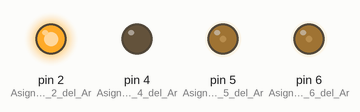
Simulated run of this sketch. Board: Arduino Uno, built with avr-gcc and run on an emulated ATmega328P. On the bench: output pins drawn as LEDs (lit = HIGH).

Above: at 0.05 s.
At 4.0 s:
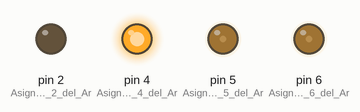
At 7.95 s:
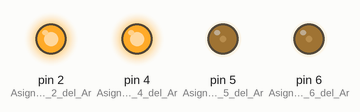
Timing chart, 0 to 9.2 s (numbered marks = the images above):
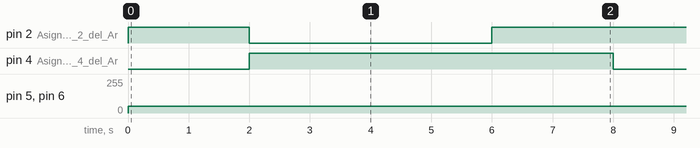

Measured:
- by itself, pin 2 (Asignamos_el_pin_2_del_Ar): repeats every 8.0 s: LOW 4.0 s, HIGH 4.0 s
- by itself, pin 4 (Asignamos_el_pin_4_del_Ar): alternates HIGH for 6.0 s and LOW for 2.0 s
- by itself, pin 5 (Asignamos_el_pin_5_del_Ar), pin 6 (Asignamos_el_pin_6_del_Ar): 0/255 → 50/255 at 0.00 s

The sketch:

01MovimientosBasicos.ino
```cpp
void setup(){
  pinMode(2, OUTPUT); // Asignamos el pin 2 del Arduino como salida.
  pinMode(5, OUTPUT); // Asignamos el pin 5 del Arduino como salida.
  pinMode(4, OUTPUT); // Asignamos el pin 4 del Arduino como salida.
  pinMode(6, OUTPUT); // Asignamos el pin 6 del Arduino como salida.
}

void loop(){
  digitalWrite(2,HIGH); // Asigna el Pin 2 a nivel alto (5V).
  analogWrite(5,50); // Asigna el Pin 5 con modulación de ancho de pulso PWM.
  digitalWrite(4,LOW); // Asigna el Pin 4 a nivel bajo (0V).
  analogWrite(6,50); // Asigna el Pin 6 con modulación de ancho de pulso PWM.
  delay(2000); // Tiempo de espera a 2 segundos.

  digitalWrite(2,LOW);
  analogWrite(5,50);
  digitalWrite(4,HIGH);
  analogWrite(6,50);
  delay(2000);

  digitalWrite(2,LOW);
  analogWrite(5,50);
  digitalWrite(4,HIGH);
  analogWrite(6,50);
  delay(2000);

  digitalWrite(2,HIGH);
  analogWrite(5,50);
  digitalWrite(4,HIGH);
  analogWrite(6,50);
  delay(2000);
}
```
